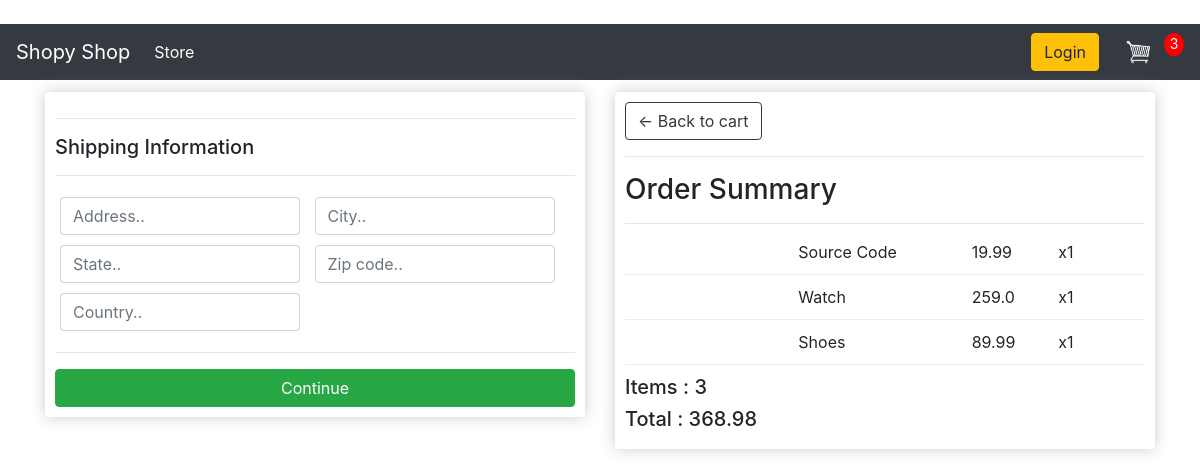
/checkout/ (signed in), run on an earlier commit of the app's database.
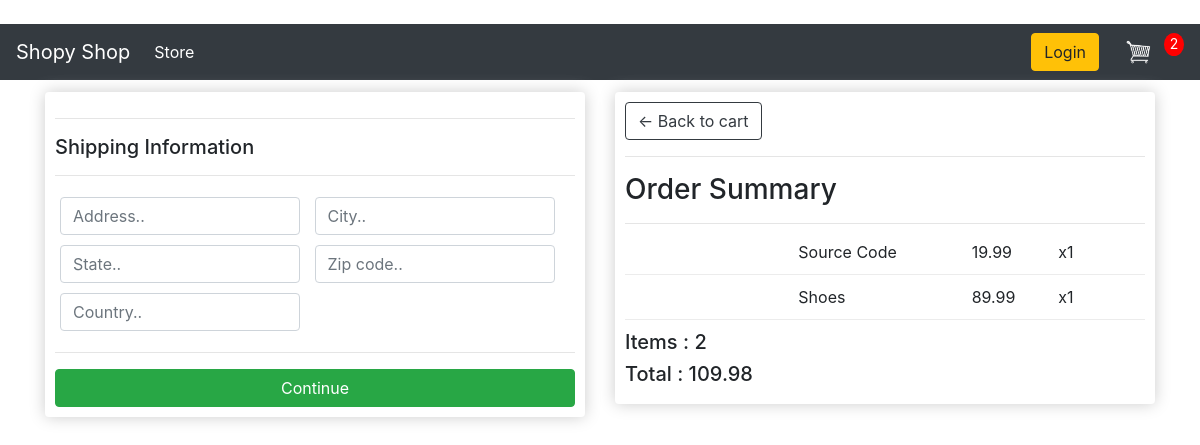
And on a later commit of the database.
### store/models.py (models this page shows, shortened)
class OrderItem(models.Model):
    product = models.ForeignKey(Product , on_delete=models.SET_NULL , null=True)
    order = models.ForeignKey(Order , on_delete=models.SET_NULL , null=True)
    quanity = models.IntegerField(default=0 , null=True , blank=True)
    date_added = models.DateTimeField(auto_now_add=True)
    @property
    def get_total(self):
        total = self.product.price * self.quanity
        return total

class Product(models.Model):
    name = models.CharField(max_length=200 , null=True)
    price = models.FloatField()
    digital = models.BooleanField(default=False , null=True , blank=False)
    image = CloudinaryField('images/' , default='')
    @property
    def imageURL(self):
        try:
            url = self.image.url
        except:
            url = ''
        return url

class Order(models.Model):
    customer = models.ForeignKey(Customer , on_delete=models.SET_NULL , blank=True , null=True)
    date_ordered = models.DateTimeField(auto_now_add=True)
    complete = models.BooleanField(default=False , null=True)
    transaction_id = models.CharField(max_length=200 , null=True)
    @property
    def shipping(self):
        shipping = False
        orderitems = self.orderitem_set.all()
        for i in orderitems:
            if i.product.digital == False:
                shipping = True
        return shipping
    @property
    def get_cart_total(self):
        orderitems = self.orderitem_set.all()
        total = sum([item.get_total for item in orderitems])
        return total
    @property
    def get_cart_items(self):
        orderitems = self.orderitem_set.all()
        total = sum([item.quanity for item in orderitems])
        return total

### store/views.py (the view)
# urls.py: path('checkout/' , views.checkout , name="checkout"),
def checkout(request):
    if request.user.is_authenticated:
        customer = request.user.customer
        order ,  created = Order.objects.get_or_create(customer = customer , complete=False)
        items = order.orderitem_set.all()
        cartItems = order.get_cart_items
    else:
        items=[]
        order = {'get_cart_total': 0 , 'get_cart_items':0 , 'shipping':False }
        cartItems = order['get_cart_items']
    context = {'items':items , "order":order , 'cartItems':cartItems }
    message = "This is the checkout page"
    return render (request , 'store/checkout.html' ,context)

### store/templates/store/checkout.html (shortened to what this page needs)
{% extends 'store/main.html' %}
{% load static %}
{% block content %}
<div class="row">
    <div class="col-lg-6">
        <div class="box-element" id="form-wrapper">
            <form id="form" action="">
                <div id="shipping-info">
                    <hr>
                    <h5>Shipping Information</h5>
                    <hr>
                    <div style="width: 250px; display: inline-block;padding: 5px;" class="form-field">
                        <input class="form-control" type="text" name="address" placeholder="Address..">
                    </div>
                    <div style="width: 250px; display: inline-block;padding: 5px;" class="form-field">
                        <input class="form-control" type="text" name="city" placeholder="City..">
                    </div>
                    <div style="width: 250px; display: inline-block;padding: 5px;" class="form-field">
                        <input class="form-control" type="text" name="state" placeholder="State..">
                    </div>
                    <div style="width: 250px; display: inline-block;padding: 5px;" class="form-field">
                        <input class="form-control" type="text" name="zipcode" placeholder="Zip code..">
                    </div>
                    <div style="width: 250px; display: inline-block;padding: 5px;" class="form-field">
                        <input class="form-control" type="text" name="country" placeholder="Country..">
                    </div>
                </div>
                <hr>
                <input id="form-button" class="btn btn-success btn-block" type="submit" value="Continue">
            </form>
        </div>
        <br>
    </div>
    <div class="col-lg-6">
        <div class="box-element">
            <a class="btn btn-outline-dark" href="{% url 'cart' %}"> &#x2190; Back to cart </a>
            <hr>
            <h3>Order Summary</h3>
            <hr>
            {% for item in items %}
            <div class="cart-row">
                <div style="flex: 2;">
                </div>
                <div style="flex: 2;"> {{item.product.name}} </div>
                <div style="flex: 1;"> {{item.product.price}} </div>
                <div style="flex: 1;"> x{{item.quanity}} </div>
            </div>
            {% endfor %}
            <h5>Items : {{order.get_cart_items}}</h5>
            <h5>Total : {{order.get_cart_total|floatformat:2}}</h5>
        </div>
    </div>
</div>
{% endblock content %}

What changed in the data, as far as the page shows it:
removed OrderItem: product.name "Watch", product.price "259.0", quanity "1"
computed for Order: get_cart_items "3" → "2"; get_cart_total "368.98" → "109.98"
Also different on the page:
{{ cartItems }}: "3" → "2"
